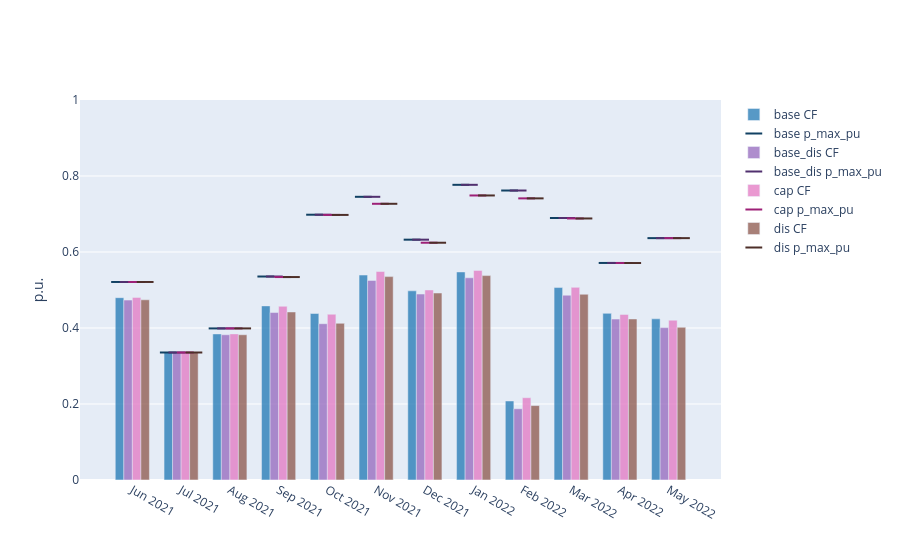

This figure's notebook cell:
### Code cell
# monthly (default, same as before)
data = build_agg_cf_pmax_df(networks, carrier=CARRIER, bus=BUS)
iplot_agg_cf_pmax(data)

### Figure 1 — Plotly figure (JSON) as saved in the notebook; plotly's stock layout.template omitted (floating-point values rounded to 4 significant figures)
{"data": [{"customdata": ["Jun 2021", "Jul 2021", "Aug 2021", "Sep 2021", "Oct 2021", "Nov 2021", "Dec 2021", "Jan 2022", "Feb 2022", "Mar 2022", "Apr 2022", "May 2022"], "hovertemplate": "%{customdata}<br>CF: %{y:.3f}<extra>base</extra>", "marker": {"color": "#1f77b4"}, "name": "base CF", "opacity": 0.75, "type": "bar", "width": 0.175, "x": [-0.2625, 0.7375, 1.738, 2.737, 3.737, 4.737, 5.737, 6.737, 7.737, 8.738, 9.738, 10.74], "y": [0.4798, 0.3355, 0.3844, 0.4582, 0.4382, 0.5394, 0.4978, 0.5475, 0.2079, 0.5064, 0.4385, 0.4241]}, {"customdata": ["Jun 2021", "Jul 2021", "Aug 2021", "Sep 2021", "Oct 2021", "Nov 2021", "Dec 2021", "Jan 2022", "Feb 2022", "Mar 2022", "Apr 2022", "May 2022"], "hovertemplate": "%{customdata}<br>p_max_pu: %{y:.3f}<extra>base</extra>", "marker": {"color": "#114163", "line": {"color": "#114163", "width": 2}, "size": 12, "symbol": "line-ew"}, "mode": "markers", "name": "base p_max_pu", "type": "scatter", "x": [-0.2625, 0.7375, 1.738, 2.737, 3.737, 4.737, 5.737, 6.737, 7.737, 8.738, 9.738, 10.74], "y": [0.5211, 0.3355, 0.3989, 0.5355, 0.6981, 0.7452, 0.6324, 0.7768, 0.7618, 0.6894, 0.5712, 0.6365]}, {"customdata": ["Jun 2021", "Jul 2021", "Aug 2021", "Sep 2021", "Oct 2021", "Nov 2021", "Dec 2021", "Jan 2022", "Feb 2022", "Mar 2022", "Apr 2022", "May 2022"], "hovertemplate": "%{customdata}<br>CF: %{y:.3f}<extra>base_dis</extra>", "marker": {"color": "#9467bd"}, "name": "base_dis CF", "opacity": 0.75, "type": "bar", "width": 0.175, "x": [-0.0875, 0.9125, 1.913, 2.913, 3.913, 4.912, 5.912, 6.912, 7.912, 8.912, 9.912, 10.91], "y": [0.4734, 0.3355, 0.3822, 0.4407, 0.4113, 0.5252, 0.4894, 0.5321, 0.1874, 0.4863, 0.4235, 0.401]}, {"customdata": ["Jun 2021", "Jul 2021", "Aug 2021", "Sep 2021", "Oct 2021", "Nov 2021", "Dec 2021", "Jan 2022", "Feb 2022", "Mar 2022", "Apr 2022", "May 2022"], "hovertemplate": "%{customdata}<br>p_max_pu: %{y:.3f}<extra>base_dis</extra>", "marker": {"color": "#51306f", "line": {"color": "#51306f", "width": 2}, "size": 12, "symbol": "line-ew"}, "mode": "markers", "name": "base_dis p_max_pu", "type": "scatter", "x": [-0.0875, 0.9125, 1.913, 2.913, 3.913, 4.912, 5.912, 6.912, 7.912, 8.912, 9.912, 10.91], "y": [0.5211, 0.3355, 0.3989, 0.5355, 0.6981, 0.7452, 0.6324, 0.7768, 0.7618, 0.6894, 0.5712, 0.6365]}, {"customdata": ["Jun 2021", "Jul 2021", "Aug 2021", "Sep 2021", "Oct 2021", "Nov 2021", "Dec 2021", "Jan 2022", "Feb 2022", "Mar 2022", "Apr 2022", "May 2022"], "hovertemplate": "%{customdata}<br>CF: %{y:.3f}<extra>cap</extra>", "marker": {"color": "#e377c2"}, "name": "cap CF", "opacity": 0.75, "type": "bar", "width": 0.175, "x": [0.0875, 1.087, 2.087, 3.087, 4.088, 5.088, 6.088, 7.088, 8.088, 9.088, 10.09, 11.09], "y": [0.4805, 0.3355, 0.3845, 0.4571, 0.4362, 0.5486, 0.5001, 0.5516, 0.2166, 0.5069, 0.4356, 0.4205]}, {"customdata": ["Jun 2021", "Jul 2021", "Aug 2021", "Sep 2021", "Oct 2021", "Nov 2021", "Dec 2021", "Jan 2022", "Feb 2022", "Mar 2022", "Apr 2022", "May 2022"], "hovertemplate": "%{customdata}<br>p_max_pu: %{y:.3f}<extra>cap</extra>", "marker": {"color": "#9d2077", "line": {"color": "#9d2077", "width": 2}, "size": 12, "symbol": "line-ew"}, "mode": "markers", "name": "cap p_max_pu", "type": "scatter", "x": [0.0875, 1.087, 2.087, 3.087, 4.088, 5.088, 6.088, 7.088, 8.088, 9.088, 10.09, 11.09], "y": [0.5211, 0.3355, 0.3989, 0.5341, 0.6976, 0.7269, 0.6244, 0.7488, 0.7411, 0.6882, 0.571, 0.6365]}, {"customdata": ["Jun 2021", "Jul 2021", "Aug 2021", "Sep 2021", "Oct 2021", "Nov 2021", "Dec 2021", "Jan 2022", "Feb 2022", "Mar 2022", "Apr 2022", "May 2022"], "hovertemplate": "%{customdata}<br>CF: %{y:.3f}<extra>dis</extra>", "marker": {"color": "#8c564b"}, "name": "dis CF", "opacity": 0.75, "type": "bar", "width": 0.175, "x": [0.2625, 1.262, 2.263, 3.263, 4.263, 5.263, 6.263, 7.263, 8.262, 9.262, 10.26, 11.26], "y": [0.4742, 0.3355, 0.3823, 0.4422, 0.4124, 0.5352, 0.4921, 0.5379, 0.1959, 0.4888, 0.4238, 0.402]}, {"customdata": ["Jun 2021", "Jul 2021", "Aug 2021", "Sep 2021", "Oct 2021", "Nov 2021", "Dec 2021", "Jan 2022", "Feb 2022", "Mar 2022", "Apr 2022", "May 2022"], "hovertemplate": "%{customdata}<br>p_max_pu: %{y:.3f}<extra>dis</extra>", "marker": {"color": "#4d2f29", "line": {"color": "#4d2f29", "width": 2}, "size": 12, "symbol": "line-ew"}, "mode": "markers", "name": "dis p_max_pu", "type": "scatter", "x": [0.2625, 1.262, 2.263, 3.263, 4.263, 5.263, 6.263, 7.263, 8.262, 9.262, 10.26, 11.26], "y": [0.5211, 0.3355, 0.3989, 0.5341, 0.6976, 0.7269, 0.6244, 0.7488, 0.7411, 0.6882, 0.571, 0.6365]}], "layout": {"hovermode": "x unified", "title": {}, "xaxis": {"tickmode": "array", "ticktext": ["Jun 2021", "Jul 2021", "Aug 2021", "Sep 2021", "Oct 2021", "Nov 2021", "Dec 2021", "Jan 2022", "Feb 2022", "Mar 2022", "Apr 2022", "May 2022"], "tickvals": [0, 1, 2, 3, 4, 5, 6, 7, 8, 9, 10, 11]}, "yaxis": {"range": [0, 1], "title": {"text": "p.u."}}}}
